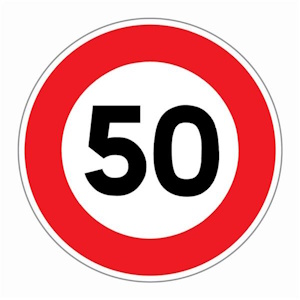
#> input picture images/panneau50.jpg, 300 x 300 px, found by its file name
$ python panneau_stop_vitesse.py
#> lines starting #> are read from the running program, lines starting #| are printed output that depends on the picture; after the words box and inside, x2 and y2 are one past the last pixel; in counts of white or black regions, pixels touching at a corner belong together
#> further down, image is the input picture: shape (300, 300, 3); mean B, G, R 172.1, 169.8, 227.9
import cv2
import numpy as np

# Liste des noms de fichiers d'images
image_files = ['/media/sf_Echange/projet_interfili-re/images/panneau50.jpg']

# Fonction pour vérifier si un polygone est rouge dans l'espace HSV
def is_red_polygon_hsv(image, polygon):
    # Convertir l'image en espace HSV
    hsv = cv2.cvtColor(image, cv2.COLOR_BGR2HSV)

    # Extraire les coordonnées du polygone
    polygon_points = polygon.reshape(-1, 2)

    # Isoler la région du polygone dans l'espace HSV
    roi_hsv = hsv[polygon_points[:, 1].min():polygon_points[:, 1].max(),
                  polygon_points[:, 0].min():polygon_points[:, 0].max()]

    # Calculer la moyenne des valeurs HSV dans le polygone
    average_hsv = np.mean(roi_hsv, axis=(0, 1)).astype(np.uint8)

    # Définir les plages de couleur pour le rouge en espace HSV
    lower_red1 = np.array([176, 95, 161], dtype=np.uint8)
    upper_red1 = np.array([186, 255, 255], dtype=np.uint8)
    lower_red2 = np.array([0, 180, 173], dtype=np.uint8)
    upper_red2 = np.array([255, 255, 255], dtype=np.uint8)

    # Créer des masques pour vérifier si la couleur moyenne est rouge
    mask_red1 = cv2.inRange(average_hsv, lower_red1, upper_red1)
    mask_red2 = cv2.inRange(average_hsv, lower_red2, upper_red2)

    return np.any(mask_red1) or np.any(mask_red2)

# Fonction pour traiter l'image
def process_image(image):
    # Convertir l'image en niveaux de gris
    gray = cv2.cvtColor(image, cv2.COLOR_BGR2GRAY)
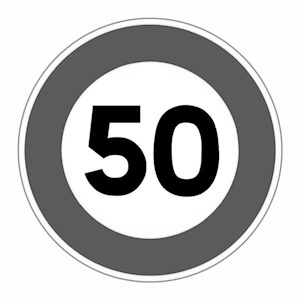
#> gray: shape (300, 300); min 0, max 255, mean 187.4

    # Appliquer un flou gaussien pour réduire le bruit
    blurred = cv2.GaussianBlur(gray, (9, 9), 2)
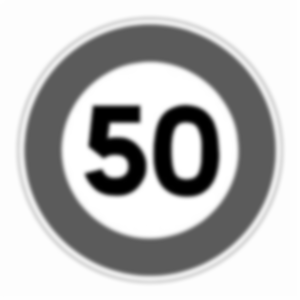
#> blurred: shape (300, 300); min 0, max 255, mean 187.4

    # Détecter les cercles dans l'image
    circles = cv2.HoughCircles(blurred, cv2.HOUGH_GRADIENT, dp=1, minDist=30, param1=50, param2=30, minRadius=50, maxRadius=70)
#> circles = None

    # Définir les plages de couleur pour le rouge et le bleu en espace HSV
    lower_red1 = np.array([0, 116, 124])
    upper_red1 = np.array([56, 255, 255])
    lower_red2 = np.array([160, 120, 100])
    upper_red2 = np.array([180, 255, 255])
    lower_blue = np.array([100, 144, 0])
    upper_blue = np.array([121, 255, 255])

    # Convertir l'image en espace HSV
    hsv = cv2.cvtColor(image, cv2.COLOR_BGR2HSV)
#> hsv: shape (300, 300, 3); mean H, S, V 56.8, 63.3, 228.1

    # Initialiser la variable messages en dehors de la boucle
    messages = []

    if circles is not None:
        for circle in circles[0, :]:
            x, y, r = circle

            # Vérifier si les coordonnées sont valides
            if x - r >= 0 and y - r >= 0 and x + r < image.shape[1] and y + r < image.shape[0]:
                # Isoler la région du cercle
                roi = image[int(y - r):int(y + r), int(x - r):int(x + r)]

                # Convertir la région en espace HSV
                hsv_roi = cv2.cvtColor(roi, cv2.COLOR_BGR2HSV)

                # Appliquer des masques pour détecter le rouge et le bleu dans la région du cercle
                mask_red1 = cv2.inRange(hsv_roi, lower_red1, upper_red1)
                mask_red2 = cv2.inRange(hsv_roi, lower_red2, upper_red2)
                mask_red = cv2.bitwise_or(mask_red1, mask_red2)

                mask_blue = cv2.inRange(hsv_roi, lower_blue, upper_blue)

                # Compter les pixels dans les masques
                red_pixels = cv2.countNonZero(mask_red)
                blue_pixels = cv2.countNonZero(mask_blue)

                # Détecter la couleur dominante du cercle
                if red_pixels > blue_pixels:
                    message = "Cercle rouge detecte."
                    color = (0, 0, 255)  # Rouge
                    # Ajouter des instructions pour le panneau de vitesse rouge
                    cv2.putText(image, "Panneau de vitesse rouge detecte.", (10, 80), cv2.FONT_HERSHEY_SIMPLEX, 1, color, 2)
                    fichier = open("/media/sf_Echange/projet_interfili-re/data/data.txt", "w")
                    fichier.write("Cercle rouge detecte.")
                    fichier.close()
                elif blue_pixels > red_pixels:
                    message = "Cercle bleu detecte."
                    color = (255, 0, 0)  # Bleu
                    # Ajouter des instructions pour le panneau d'obligation de tourner bleu
                    cv2.putText(image, "Panneau d'obligation de tourner bleu detecte.", (10, 80), cv2.FONT_HERSHEY_SIMPLEX, 1, color, 2)
                    fichier = open("/media/sf_Echange/projet_interfili-re/data/data.txt", "w")
                    fichier.write("Cercle bleu detecte.")
                    fichier.close()
                else:
                    message = "Autre couleur."
                    color = (0, 255, 0)
                    fichier = open("/media/sf_Echange/projet_interfili-re/data/data.txt", "w")
                    fichier.write("Autre couleur detecte.")
                    fichier.close()

                # Ajouter le message à la liste des messages
                messages.append(message)

                # Dessiner le cercle sur l'image originale
                cv2.circle(image, (int(x), int(y)), int(r), color, 4)

        # Afficher les messages dans la fenêtre "Message"
        for i, message in enumerate(messages):
            cv2.putText(image, message, (10, 40 + i * 40), cv2.FONT_HERSHEY_SIMPLEX, 1, (0, 0, 255), 2)

    # Convertir l'image en niveaux de gris pour le deuxième traitement
    gray = cv2.cvtColor(image, cv2.COLOR_BGR2GRAY)

    # Appliquer un flou gaussien pour réduire le bruit et faciliter la détection des contours
    blurred = cv2.GaussianBlur(gray, (5, 5), 0)
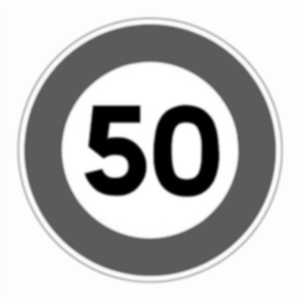
#> blurred: shape (300, 300); min 0, max 255, mean 187.4

    # Utiliser la détection de contours Canny
    edges = cv2.Canny(blurred, 50, 150)
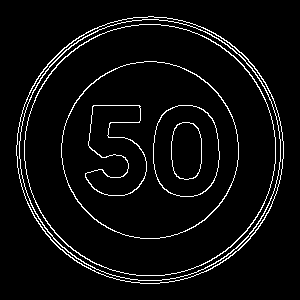
#> edges: shape (300, 300); 4.9% white in thin lines or dots, all inside (x1, y1, x2, y2) = (16, 16, 284, 284)

    # Trouver les contours dans l'image
    contours, _ = cv2.findContours(edges.copy(), cv2.RETR_EXTERNAL, cv2.CHAIN_APPROX_SIMPLE)
#> contours = 1 contour; box (x1, y1, x2, y2) and area: (16, 16, 284, 284) 55830

    # Parcourir les contours pour trouver le panneau stop
    for contour in contours:
        # Calculer la superficie du contour
        area = cv2.contourArea(contour)

        # Ignorer les petits contours (ajustez la valeur selon vos besoins)
        if area < 50:
            continue

        # Approximer le contour à un polygone
        epsilon = 0.01 * cv2.arcLength(contour, True)
        approx = cv2.approxPolyDP(contour, epsilon, True)

        # Si le polygone a 8 côtés (un octogone), c'est probablement un panneau stop
        if len(approx) == 8 and is_red_polygon_hsv(image, approx):
            cv2.drawContours(image, [approx], 0, (0, 255, 0), 2)
            cv2.putText(image, 'Panneau STOP', (approx[0][0][0], approx[0][0][1] - 10),
                        cv2.FONT_HERSHEY_SIMPLEX, 0.5, (0, 255, 0), 2)
#> this loop made 1 pass
#> (area, epsilon) on pass 1: (55829.5, 8.85)

    # Afficher l'image résultante
    cv2.imshow('Message', image)

# Parcourir chaque image dans la liste
for image_file in image_files:
    # Charger l'image à partir d'un fichier
    image = cv2.imread(image_file)

    # Vérifier si l'image a été chargée correctement
    if image is None:
        print(f"Impossible de charger l'image {image_file}.")
        continue

    # Traiter l'image actuelle
    process_image(image)

    # Attendre une touche pour passer à l'image suivante
    cv2.waitKey(0)

# Fermer toutes les fenêtres
cv2.destroyAllWindows()

$ run again, with images/panneau51.jpg copied over images/panneau50.jpg
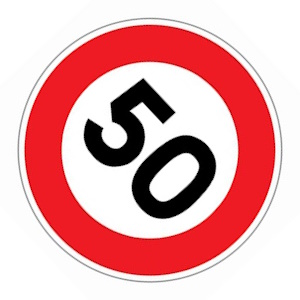
#> input picture images/panneau51.jpg, 300 x 300 px, found by its file name
#> image is the input picture: shape (300, 300, 3); mean B, G, R 172.5, 170.2, 228.2
#> in process_image, `blurred = cv2.GaussianBlur(gray, (9, 9), 2)`:
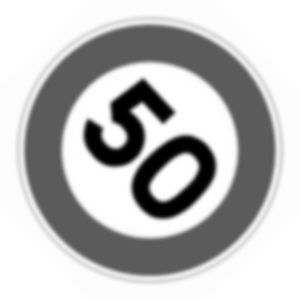
#> blurred: shape (300, 300); min 0, max 255, mean 187.8
#> circles = None
#> hsv: shape (300, 300, 3); mean H, S, V 57.7, 63.3, 228.4
#> in process_image, `edges = cv2.Canny(blurred, 50, 150)`:
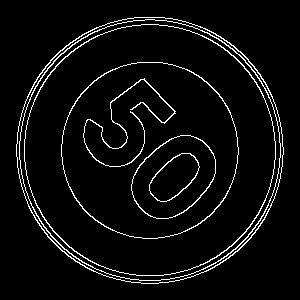
#> edges: shape (300, 300); 5% white in thin lines or dots, all inside (x1, y1, x2, y2) = (16, 17, 284, 284)
#> contours = 1 contour; box (x1, y1, x2, y2) and area: (16, 17, 284, 284) 55845
#> the loop in process_image, `for contour in contours:` made 1 pass
#> (area, epsilon) on pass 1: (55845, 8.84)
